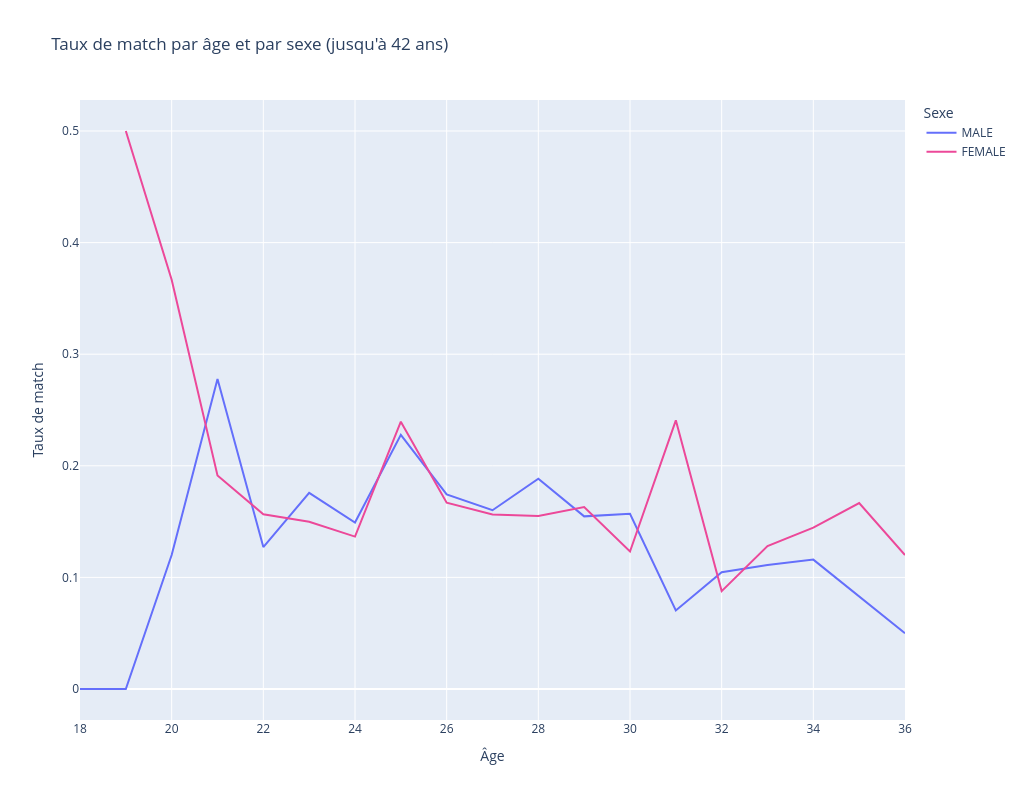

This figure's notebook cell:
### Code cell
# Dans la distribution il n'y a plus d'homme au delà de 42, on exclut aussi les femmes au-delà de cette âge
# Vérifier que les colonnes nécessaires sont présentes
if 'age' in df.columns and 'gender' in df.columns and 'match' in df.columns:
    # Filtrer jusqu'à 42 ans inclus
    df_filtered = df[df['age'] <= 36]

    # Calculer le taux de match par âge et par sexe
    age_gender_match = df_filtered.groupby(['age', 'gender'])['match'].mean().reset_index()

    # Renommer pour plus de lisibilité dans la légende
    age_gender_match['gender_label'] = age_gender_match['gender'].map({0: 'FEMALE', 1: 'MALE'})

    # Graphique interactif avec Plotly
    fig = px.line(
        age_gender_match,
        x='age',
        y='match',
        color='gender_label',
        title="Taux de match par âge et par sexe (jusqu'à 42 ans)",
        labels={'match': 'Taux de match moyen', 'age': 'Âge', 'gender_label': 'Sexe'},
        range_x=[age_gender_match['age'].min(), 36],
        color_discrete_map={'FEMALE': FEMALE, 'MALE': MALE},
        width=SWIDTH,  # Largeur en pixels
        height=SHEIGHT,
    )

    fig.update_layout(
        legend_title_text='Sexe',
        xaxis_title='Âge',
        yaxis_title='Taux de match'
    )

    fig.show()
else:
    print("Les colonnes nécessaires ('age', 'gender', 'match') ne sont pas toutes présentes.")

### Figure 1 — Plotly figure (JSON) as saved in the notebook; plotly's stock layout.template omitted (floating-point values rounded to 4 significant figures)
{"data": [{"hovertemplate": "Sexe=MALE<br>Âge=%{x}<br>Taux de match moyen=%{y}<extra></extra>", "legendgroup": "MALE", "line": {"color": "#646ffb", "dash": "solid"}, "marker": {"symbol": "circle"}, "mode": "lines", "name": "MALE", "orientation": "v", "showlegend": true, "type": "scatter", "x": [18, 19, 20, 21, 22, 23, 24, 25, 26, 27, 28, 29, 30, 31, 32, 33, 34, 36], "xaxis": "x", "y": [0, 0, 0.12, 0.2778, 0.1271, 0.1757, 0.1491, 0.2277, 0.1744, 0.1602, 0.1884, 0.1547, 0.157, 0.07042, 0.1046, 0.1111, 0.1159, 0.05], "yaxis": "y"}, {"hovertemplate": "Sexe=FEMALE<br>Âge=%{x}<br>Taux de match moyen=%{y}<extra></extra>", "legendgroup": "FEMALE", "line": {"color": "#ec4899", "dash": "solid"}, "marker": {"symbol": "circle"}, "mode": "lines", "name": "FEMALE", "orientation": "v", "showlegend": true, "type": "scatter", "x": [19, 20, 21, 22, 23, 24, 25, 26, 27, 28, 29, 30, 31, 32, 33, 34, 35, 36], "xaxis": "x", "y": [0.5, 0.3667, 0.1913, 0.1566, 0.1499, 0.1366, 0.2396, 0.167, 0.1565, 0.1551, 0.163, 0.1232, 0.2407, 0.08772, 0.128, 0.1446, 0.1667, 0.12], "yaxis": "y"}], "layout": {"height": 800, "legend": {"title": {"text": "Sexe"}, "tracegroupgap": 0}, "title": {"text": "Taux de match par âge et par sexe (jusqu'à 42 ans)"}, "width": 1024, "xaxis": {"anchor": "y", "domain": [0, 1], "range": [18, 36], "title": {"text": "Âge"}}, "yaxis": {"anchor": "x", "domain": [0, 1], "title": {"text": "Taux de match"}}}}
